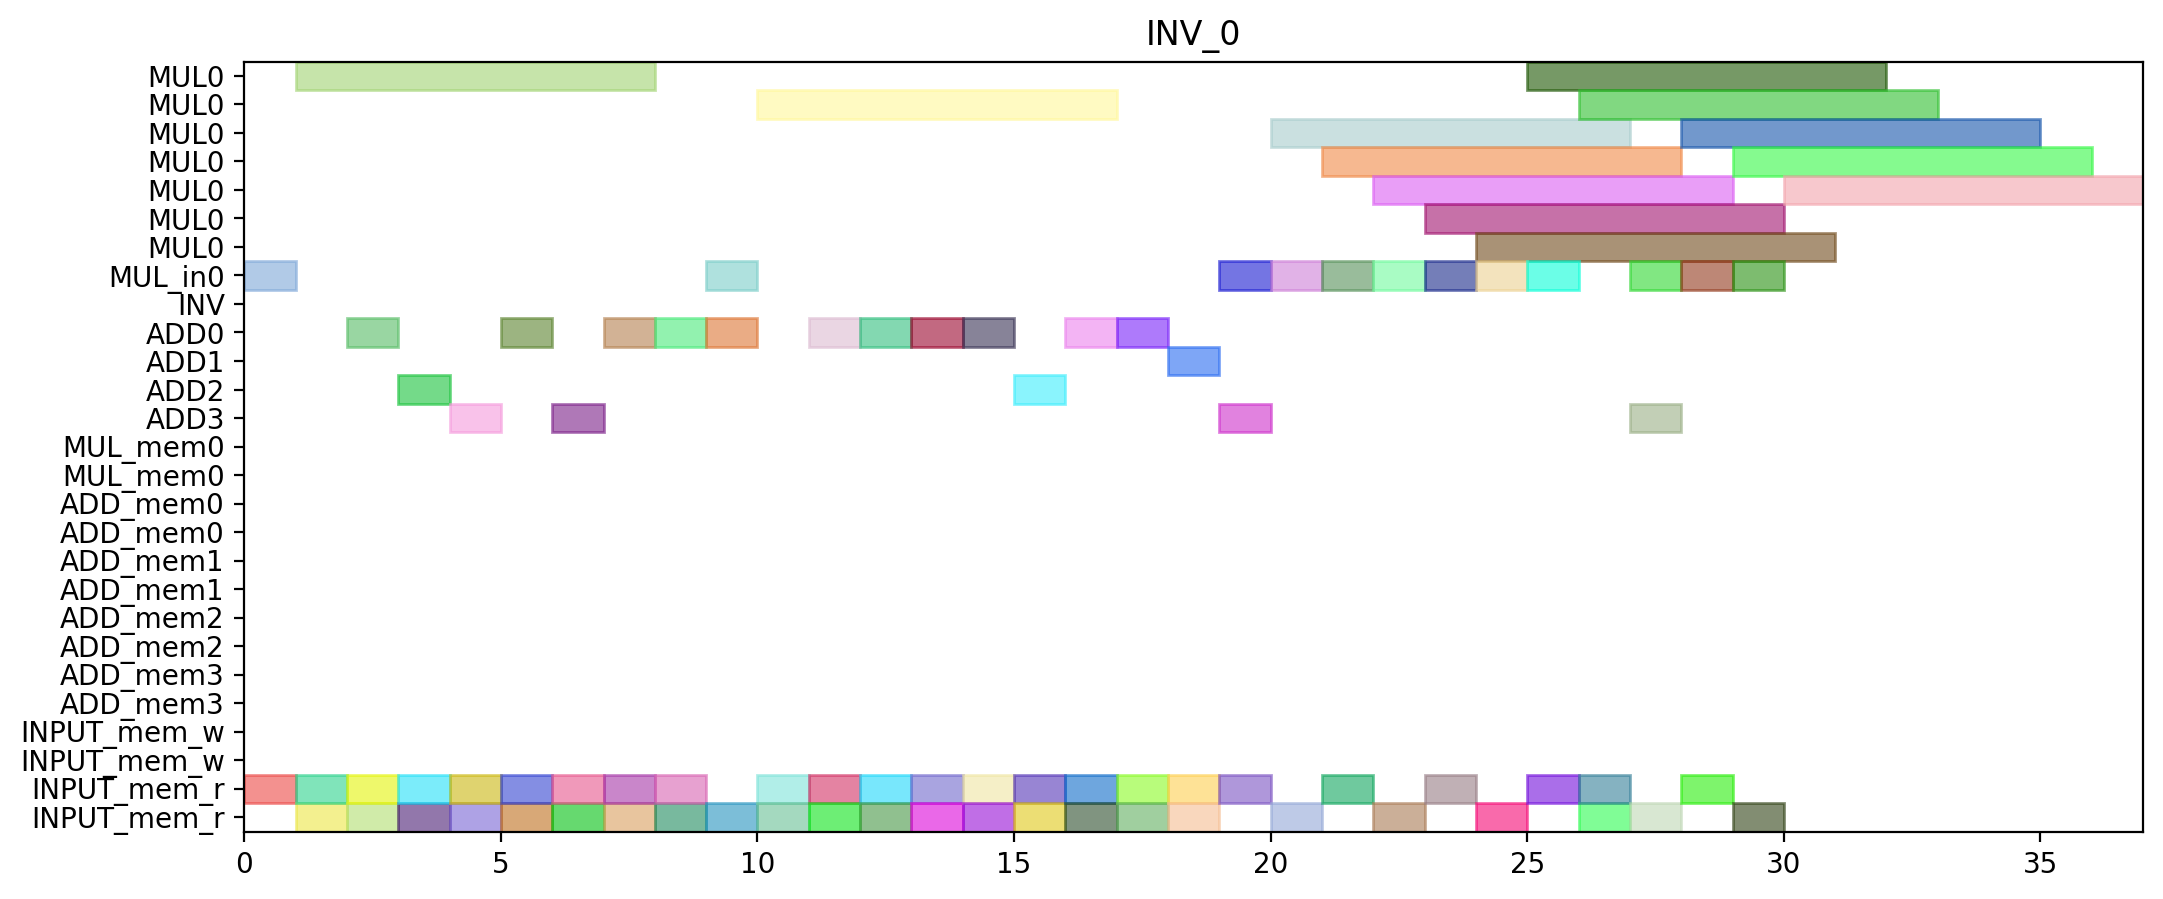

Generate this figure with Python:
from pyschedule import Scenario, solvers, plotters, alt


def solve():
	horizon = 236
	S = Scenario("INV_0", horizon=horizon)

	# resource
	MUL = S.Resources('MUL', num=1, size=7)
	MUL_in = S.Resources('MUL_in', num=1)
	INV = S.Resource('INV')
	ADD = S.Resources('ADD', num=4, periods=range(1, horizon))
	MUL_mem = S.Resources('MUL_mem', num=1, size=2)
	ADD_mem = S.Resources('ADD_mem', num=4, size=2)
	INPUT_mem_w = S.Resource('INPUT_mem_w', size=2)
	INPUT_mem_r = S.Resource('INPUT_mem_r', size=2)

	# result of previous scheduling

	# new tasks
	c_aa_t0_t0_t0_in = S.Task('c_aa_t0_t0_t0_in', length=1, delay_cost=1)
	c_aa_t0_t0_t0_in += alt(MUL_in)
	c_aa_t0_t0_t0 = S.Task('c_aa_t0_t0_t0', length=7, delay_cost=1)
	c_aa_t0_t0_t0 += alt(MUL)
	S += c_aa_t0_t0_t0>=c_aa_t0_t0_t0_in

	c_aa_t0_t0_t0_mem0 = S.Task('c_aa_t0_t0_t0_mem0', length=1, delay_cost=1)
	c_aa_t0_t0_t0_mem0 += INPUT_mem_r
	S += c_aa_t0_t0_t0_mem0 <= c_aa_t0_t0_t0

	c_aa_t0_t0_t1_in = S.Task('c_aa_t0_t0_t1_in', length=1, delay_cost=1)
	c_aa_t0_t0_t1_in += alt(MUL_in)
	c_aa_t0_t0_t1 = S.Task('c_aa_t0_t0_t1', length=7, delay_cost=1)
	c_aa_t0_t0_t1 += alt(MUL)
	S += c_aa_t0_t0_t1>=c_aa_t0_t0_t1_in

	c_aa_t0_t0_t1_mem0 = S.Task('c_aa_t0_t0_t1_mem0', length=1, delay_cost=1)
	c_aa_t0_t0_t1_mem0 += INPUT_mem_r
	S += c_aa_t0_t0_t1_mem0 <= c_aa_t0_t0_t1

	c_aa_t0_t0_t2 = S.Task('c_aa_t0_t0_t2', length=1, delay_cost=1)
	c_aa_t0_t0_t2 += alt(ADD)

	c_aa_t0_t0_t2_mem0 = S.Task('c_aa_t0_t0_t2_mem0', length=1, delay_cost=1)
	c_aa_t0_t0_t2_mem0 += INPUT_mem_r
	S += c_aa_t0_t0_t2_mem0 <= c_aa_t0_t0_t2

	c_aa_t0_t0_t2_mem1 = S.Task('c_aa_t0_t0_t2_mem1', length=1, delay_cost=1)
	c_aa_t0_t0_t2_mem1 += INPUT_mem_r
	S += c_aa_t0_t0_t2_mem1 <= c_aa_t0_t0_t2

	c_aa_t0_t0_t3 = S.Task('c_aa_t0_t0_t3', length=1, delay_cost=1)
	c_aa_t0_t0_t3 += alt(ADD)

	c_aa_t0_t0_t3_mem0 = S.Task('c_aa_t0_t0_t3_mem0', length=1, delay_cost=1)
	c_aa_t0_t0_t3_mem0 += INPUT_mem_r
	S += c_aa_t0_t0_t3_mem0 <= c_aa_t0_t0_t3

	c_aa_t0_t0_t3_mem1 = S.Task('c_aa_t0_t0_t3_mem1', length=1, delay_cost=1)
	c_aa_t0_t0_t3_mem1 += INPUT_mem_r
	S += c_aa_t0_t0_t3_mem1 <= c_aa_t0_t0_t3

	c_aa_t0_t1_t0_in = S.Task('c_aa_t0_t1_t0_in', length=1, delay_cost=1)
	c_aa_t0_t1_t0_in += alt(MUL_in)
	c_aa_t0_t1_t0 = S.Task('c_aa_t0_t1_t0', length=7, delay_cost=1)
	c_aa_t0_t1_t0 += alt(MUL)
	S += c_aa_t0_t1_t0>=c_aa_t0_t1_t0_in

	c_aa_t0_t1_t0_mem0 = S.Task('c_aa_t0_t1_t0_mem0', length=1, delay_cost=1)
	c_aa_t0_t1_t0_mem0 += INPUT_mem_r
	S += c_aa_t0_t1_t0_mem0 <= c_aa_t0_t1_t0

	c_aa_t0_t1_t1_in = S.Task('c_aa_t0_t1_t1_in', length=1, delay_cost=1)
	c_aa_t0_t1_t1_in += alt(MUL_in)
	c_aa_t0_t1_t1 = S.Task('c_aa_t0_t1_t1', length=7, delay_cost=1)
	c_aa_t0_t1_t1 += alt(MUL)
	S += c_aa_t0_t1_t1>=c_aa_t0_t1_t1_in

	c_aa_t0_t1_t1_mem0 = S.Task('c_aa_t0_t1_t1_mem0', length=1, delay_cost=1)
	c_aa_t0_t1_t1_mem0 += INPUT_mem_r
	S += c_aa_t0_t1_t1_mem0 <= c_aa_t0_t1_t1

	c_aa_t0_t1_t2 = S.Task('c_aa_t0_t1_t2', length=1, delay_cost=1)
	c_aa_t0_t1_t2 += alt(ADD)

	c_aa_t0_t1_t2_mem0 = S.Task('c_aa_t0_t1_t2_mem0', length=1, delay_cost=1)
	c_aa_t0_t1_t2_mem0 += INPUT_mem_r
	S += c_aa_t0_t1_t2_mem0 <= c_aa_t0_t1_t2

	c_aa_t0_t1_t2_mem1 = S.Task('c_aa_t0_t1_t2_mem1', length=1, delay_cost=1)
	c_aa_t0_t1_t2_mem1 += INPUT_mem_r
	S += c_aa_t0_t1_t2_mem1 <= c_aa_t0_t1_t2

	c_aa_t0_t1_t3 = S.Task('c_aa_t0_t1_t3', length=1, delay_cost=1)
	c_aa_t0_t1_t3 += alt(ADD)

	c_aa_t0_t1_t3_mem0 = S.Task('c_aa_t0_t1_t3_mem0', length=1, delay_cost=1)
	c_aa_t0_t1_t3_mem0 += INPUT_mem_r
	S += c_aa_t0_t1_t3_mem0 <= c_aa_t0_t1_t3

	c_aa_t0_t1_t3_mem1 = S.Task('c_aa_t0_t1_t3_mem1', length=1, delay_cost=1)
	c_aa_t0_t1_t3_mem1 += INPUT_mem_r
	S += c_aa_t0_t1_t3_mem1 <= c_aa_t0_t1_t3

	c_aa_t0_t20 = S.Task('c_aa_t0_t20', length=1, delay_cost=1)
	c_aa_t0_t20 += alt(ADD)

	c_aa_t0_t20_mem0 = S.Task('c_aa_t0_t20_mem0', length=1, delay_cost=1)
	c_aa_t0_t20_mem0 += INPUT_mem_r
	S += c_aa_t0_t20_mem0 <= c_aa_t0_t20

	c_aa_t0_t20_mem1 = S.Task('c_aa_t0_t20_mem1', length=1, delay_cost=1)
	c_aa_t0_t20_mem1 += INPUT_mem_r
	S += c_aa_t0_t20_mem1 <= c_aa_t0_t20

	c_aa_t0_t21 = S.Task('c_aa_t0_t21', length=1, delay_cost=1)
	c_aa_t0_t21 += alt(ADD)

	c_aa_t0_t21_mem0 = S.Task('c_aa_t0_t21_mem0', length=1, delay_cost=1)
	c_aa_t0_t21_mem0 += INPUT_mem_r
	S += c_aa_t0_t21_mem0 <= c_aa_t0_t21

	c_aa_t0_t21_mem1 = S.Task('c_aa_t0_t21_mem1', length=1, delay_cost=1)
	c_aa_t0_t21_mem1 += INPUT_mem_r
	S += c_aa_t0_t21_mem1 <= c_aa_t0_t21

	c_aa_t0_t30 = S.Task('c_aa_t0_t30', length=1, delay_cost=1)
	c_aa_t0_t30 += alt(ADD)

	c_aa_t0_t30_mem0 = S.Task('c_aa_t0_t30_mem0', length=1, delay_cost=1)
	c_aa_t0_t30_mem0 += INPUT_mem_r
	S += c_aa_t0_t30_mem0 <= c_aa_t0_t30

	c_aa_t0_t30_mem1 = S.Task('c_aa_t0_t30_mem1', length=1, delay_cost=1)
	c_aa_t0_t30_mem1 += INPUT_mem_r
	S += c_aa_t0_t30_mem1 <= c_aa_t0_t30

	c_aa_t0_t31 = S.Task('c_aa_t0_t31', length=1, delay_cost=1)
	c_aa_t0_t31 += alt(ADD)

	c_aa_t0_t31_mem0 = S.Task('c_aa_t0_t31_mem0', length=1, delay_cost=1)
	c_aa_t0_t31_mem0 += INPUT_mem_r
	S += c_aa_t0_t31_mem0 <= c_aa_t0_t31

	c_aa_t0_t31_mem1 = S.Task('c_aa_t0_t31_mem1', length=1, delay_cost=1)
	c_aa_t0_t31_mem1 += INPUT_mem_r
	S += c_aa_t0_t31_mem1 <= c_aa_t0_t31

	c_aa_t1_t0_t0_in = S.Task('c_aa_t1_t0_t0_in', length=1, delay_cost=1)
	c_aa_t1_t0_t0_in += alt(MUL_in)
	c_aa_t1_t0_t0 = S.Task('c_aa_t1_t0_t0', length=7, delay_cost=1)
	c_aa_t1_t0_t0 += alt(MUL)
	S += c_aa_t1_t0_t0>=c_aa_t1_t0_t0_in

	c_aa_t1_t0_t0_mem0 = S.Task('c_aa_t1_t0_t0_mem0', length=1, delay_cost=1)
	c_aa_t1_t0_t0_mem0 += INPUT_mem_r
	S += c_aa_t1_t0_t0_mem0 <= c_aa_t1_t0_t0

	c_aa_t1_t0_t1_in = S.Task('c_aa_t1_t0_t1_in', length=1, delay_cost=1)
	c_aa_t1_t0_t1_in += alt(MUL_in)
	c_aa_t1_t0_t1 = S.Task('c_aa_t1_t0_t1', length=7, delay_cost=1)
	c_aa_t1_t0_t1 += alt(MUL)
	S += c_aa_t1_t0_t1>=c_aa_t1_t0_t1_in

	c_aa_t1_t0_t1_mem0 = S.Task('c_aa_t1_t0_t1_mem0', length=1, delay_cost=1)
	c_aa_t1_t0_t1_mem0 += INPUT_mem_r
	S += c_aa_t1_t0_t1_mem0 <= c_aa_t1_t0_t1

	c_aa_t1_t0_t2 = S.Task('c_aa_t1_t0_t2', length=1, delay_cost=1)
	c_aa_t1_t0_t2 += alt(ADD)

	c_aa_t1_t0_t2_mem0 = S.Task('c_aa_t1_t0_t2_mem0', length=1, delay_cost=1)
	c_aa_t1_t0_t2_mem0 += INPUT_mem_r
	S += c_aa_t1_t0_t2_mem0 <= c_aa_t1_t0_t2

	c_aa_t1_t0_t2_mem1 = S.Task('c_aa_t1_t0_t2_mem1', length=1, delay_cost=1)
	c_aa_t1_t0_t2_mem1 += INPUT_mem_r
	S += c_aa_t1_t0_t2_mem1 <= c_aa_t1_t0_t2

	c_aa_t1_t0_t3 = S.Task('c_aa_t1_t0_t3', length=1, delay_cost=1)
	c_aa_t1_t0_t3 += alt(ADD)

	c_aa_t1_t0_t3_mem0 = S.Task('c_aa_t1_t0_t3_mem0', length=1, delay_cost=1)
	c_aa_t1_t0_t3_mem0 += INPUT_mem_r
	S += c_aa_t1_t0_t3_mem0 <= c_aa_t1_t0_t3

	c_aa_t1_t0_t3_mem1 = S.Task('c_aa_t1_t0_t3_mem1', length=1, delay_cost=1)
	c_aa_t1_t0_t3_mem1 += INPUT_mem_r
	S += c_aa_t1_t0_t3_mem1 <= c_aa_t1_t0_t3

	c_aa_t1_t1_t0_in = S.Task('c_aa_t1_t1_t0_in', length=1, delay_cost=1)
	c_aa_t1_t1_t0_in += alt(MUL_in)
	c_aa_t1_t1_t0 = S.Task('c_aa_t1_t1_t0', length=7, delay_cost=1)
	c_aa_t1_t1_t0 += alt(MUL)
	S += c_aa_t1_t1_t0>=c_aa_t1_t1_t0_in

	c_aa_t1_t1_t0_mem0 = S.Task('c_aa_t1_t1_t0_mem0', length=1, delay_cost=1)
	c_aa_t1_t1_t0_mem0 += INPUT_mem_r
	S += c_aa_t1_t1_t0_mem0 <= c_aa_t1_t1_t0

	c_aa_t1_t1_t1_in = S.Task('c_aa_t1_t1_t1_in', length=1, delay_cost=1)
	c_aa_t1_t1_t1_in += alt(MUL_in)
	c_aa_t1_t1_t1 = S.Task('c_aa_t1_t1_t1', length=7, delay_cost=1)
	c_aa_t1_t1_t1 += alt(MUL)
	S += c_aa_t1_t1_t1>=c_aa_t1_t1_t1_in

	c_aa_t1_t1_t1_mem0 = S.Task('c_aa_t1_t1_t1_mem0', length=1, delay_cost=1)
	c_aa_t1_t1_t1_mem0 += INPUT_mem_r
	S += c_aa_t1_t1_t1_mem0 <= c_aa_t1_t1_t1

	c_aa_t1_t1_t2 = S.Task('c_aa_t1_t1_t2', length=1, delay_cost=1)
	c_aa_t1_t1_t2 += alt(ADD)

	c_aa_t1_t1_t2_mem0 = S.Task('c_aa_t1_t1_t2_mem0', length=1, delay_cost=1)
	c_aa_t1_t1_t2_mem0 += INPUT_mem_r
	S += c_aa_t1_t1_t2_mem0 <= c_aa_t1_t1_t2

	c_aa_t1_t1_t2_mem1 = S.Task('c_aa_t1_t1_t2_mem1', length=1, delay_cost=1)
	c_aa_t1_t1_t2_mem1 += INPUT_mem_r
	S += c_aa_t1_t1_t2_mem1 <= c_aa_t1_t1_t2

	c_aa_t1_t1_t3 = S.Task('c_aa_t1_t1_t3', length=1, delay_cost=1)
	c_aa_t1_t1_t3 += alt(ADD)

	c_aa_t1_t1_t3_mem0 = S.Task('c_aa_t1_t1_t3_mem0', length=1, delay_cost=1)
	c_aa_t1_t1_t3_mem0 += INPUT_mem_r
	S += c_aa_t1_t1_t3_mem0 <= c_aa_t1_t1_t3

	c_aa_t1_t1_t3_mem1 = S.Task('c_aa_t1_t1_t3_mem1', length=1, delay_cost=1)
	c_aa_t1_t1_t3_mem1 += INPUT_mem_r
	S += c_aa_t1_t1_t3_mem1 <= c_aa_t1_t1_t3

	c_aa_t1_t20 = S.Task('c_aa_t1_t20', length=1, delay_cost=1)
	c_aa_t1_t20 += alt(ADD)

	c_aa_t1_t20_mem0 = S.Task('c_aa_t1_t20_mem0', length=1, delay_cost=1)
	c_aa_t1_t20_mem0 += INPUT_mem_r
	S += c_aa_t1_t20_mem0 <= c_aa_t1_t20

	c_aa_t1_t20_mem1 = S.Task('c_aa_t1_t20_mem1', length=1, delay_cost=1)
	c_aa_t1_t20_mem1 += INPUT_mem_r
	S += c_aa_t1_t20_mem1 <= c_aa_t1_t20

	c_aa_t1_t21 = S.Task('c_aa_t1_t21', length=1, delay_cost=1)
	c_aa_t1_t21 += alt(ADD)

	c_aa_t1_t21_mem0 = S.Task('c_aa_t1_t21_mem0', length=1, delay_cost=1)
	c_aa_t1_t21_mem0 += INPUT_mem_r
	S += c_aa_t1_t21_mem0 <= c_aa_t1_t21

	c_aa_t1_t21_mem1 = S.Task('c_aa_t1_t21_mem1', length=1, delay_cost=1)
	c_aa_t1_t21_mem1 += INPUT_mem_r
	S += c_aa_t1_t21_mem1 <= c_aa_t1_t21

	c_aa_t1_t30 = S.Task('c_aa_t1_t30', length=1, delay_cost=1)
	c_aa_t1_t30 += alt(ADD)

	c_aa_t1_t30_mem0 = S.Task('c_aa_t1_t30_mem0', length=1, delay_cost=1)
	c_aa_t1_t30_mem0 += INPUT_mem_r
	S += c_aa_t1_t30_mem0 <= c_aa_t1_t30

	c_aa_t1_t30_mem1 = S.Task('c_aa_t1_t30_mem1', length=1, delay_cost=1)
	c_aa_t1_t30_mem1 += INPUT_mem_r
	S += c_aa_t1_t30_mem1 <= c_aa_t1_t30

	c_aa_t1_t31 = S.Task('c_aa_t1_t31', length=1, delay_cost=1)
	c_aa_t1_t31 += alt(ADD)

	c_aa_t1_t31_mem0 = S.Task('c_aa_t1_t31_mem0', length=1, delay_cost=1)
	c_aa_t1_t31_mem0 += INPUT_mem_r
	S += c_aa_t1_t31_mem0 <= c_aa_t1_t31

	c_aa_t1_t31_mem1 = S.Task('c_aa_t1_t31_mem1', length=1, delay_cost=1)
	c_aa_t1_t31_mem1 += INPUT_mem_r
	S += c_aa_t1_t31_mem1 <= c_aa_t1_t31

	c_aa_t2_t0_t0_in = S.Task('c_aa_t2_t0_t0_in', length=1, delay_cost=1)
	c_aa_t2_t0_t0_in += alt(MUL_in)
	c_aa_t2_t0_t0 = S.Task('c_aa_t2_t0_t0', length=7, delay_cost=1)
	c_aa_t2_t0_t0 += alt(MUL)
	S += c_aa_t2_t0_t0>=c_aa_t2_t0_t0_in

	c_aa_t2_t0_t0_mem0 = S.Task('c_aa_t2_t0_t0_mem0', length=1, delay_cost=1)
	c_aa_t2_t0_t0_mem0 += INPUT_mem_r
	S += c_aa_t2_t0_t0_mem0 <= c_aa_t2_t0_t0

	c_aa_t2_t0_t1_in = S.Task('c_aa_t2_t0_t1_in', length=1, delay_cost=1)
	c_aa_t2_t0_t1_in += alt(MUL_in)
	c_aa_t2_t0_t1 = S.Task('c_aa_t2_t0_t1', length=7, delay_cost=1)
	c_aa_t2_t0_t1 += alt(MUL)
	S += c_aa_t2_t0_t1>=c_aa_t2_t0_t1_in

	c_aa_t2_t0_t1_mem0 = S.Task('c_aa_t2_t0_t1_mem0', length=1, delay_cost=1)
	c_aa_t2_t0_t1_mem0 += INPUT_mem_r
	S += c_aa_t2_t0_t1_mem0 <= c_aa_t2_t0_t1

	c_aa_t2_t0_t2 = S.Task('c_aa_t2_t0_t2', length=1, delay_cost=1)
	c_aa_t2_t0_t2 += alt(ADD)

	c_aa_t2_t0_t2_mem0 = S.Task('c_aa_t2_t0_t2_mem0', length=1, delay_cost=1)
	c_aa_t2_t0_t2_mem0 += INPUT_mem_r
	S += c_aa_t2_t0_t2_mem0 <= c_aa_t2_t0_t2

	c_aa_t2_t0_t2_mem1 = S.Task('c_aa_t2_t0_t2_mem1', length=1, delay_cost=1)
	c_aa_t2_t0_t2_mem1 += INPUT_mem_r
	S += c_aa_t2_t0_t2_mem1 <= c_aa_t2_t0_t2

	c_aa_t2_t0_t3 = S.Task('c_aa_t2_t0_t3', length=1, delay_cost=1)
	c_aa_t2_t0_t3 += alt(ADD)

	c_aa_t2_t0_t3_mem0 = S.Task('c_aa_t2_t0_t3_mem0', length=1, delay_cost=1)
	c_aa_t2_t0_t3_mem0 += INPUT_mem_r
	S += c_aa_t2_t0_t3_mem0 <= c_aa_t2_t0_t3

	c_aa_t2_t0_t3_mem1 = S.Task('c_aa_t2_t0_t3_mem1', length=1, delay_cost=1)
	c_aa_t2_t0_t3_mem1 += INPUT_mem_r
	S += c_aa_t2_t0_t3_mem1 <= c_aa_t2_t0_t3

	c_aa_t2_t1_t0_in = S.Task('c_aa_t2_t1_t0_in', length=1, delay_cost=1)
	c_aa_t2_t1_t0_in += alt(MUL_in)
	c_aa_t2_t1_t0 = S.Task('c_aa_t2_t1_t0', length=7, delay_cost=1)
	c_aa_t2_t1_t0 += alt(MUL)
	S += c_aa_t2_t1_t0>=c_aa_t2_t1_t0_in

	c_aa_t2_t1_t0_mem0 = S.Task('c_aa_t2_t1_t0_mem0', length=1, delay_cost=1)
	c_aa_t2_t1_t0_mem0 += INPUT_mem_r
	S += c_aa_t2_t1_t0_mem0 <= c_aa_t2_t1_t0

	c_aa_t2_t1_t1_in = S.Task('c_aa_t2_t1_t1_in', length=1, delay_cost=1)
	c_aa_t2_t1_t1_in += alt(MUL_in)
	c_aa_t2_t1_t1 = S.Task('c_aa_t2_t1_t1', length=7, delay_cost=1)
	c_aa_t2_t1_t1 += alt(MUL)
	S += c_aa_t2_t1_t1>=c_aa_t2_t1_t1_in

	c_aa_t2_t1_t1_mem0 = S.Task('c_aa_t2_t1_t1_mem0', length=1, delay_cost=1)
	c_aa_t2_t1_t1_mem0 += INPUT_mem_r
	S += c_aa_t2_t1_t1_mem0 <= c_aa_t2_t1_t1

	solvers.mip.solve(S,msg=1,kind='CPLEX',ratio_gap=1.01)

	solution = [['hoge']*len(S.solution()[1]) for i in range(len(S.solution()))]
	for i in range(len(S.solution())):
		for j in range(len(S.solution()[i])):
			solution[i][j]=str(S.solution()[i][j])
	print(solution)

	cycles = int(solution[-1][3])

	pic_file_name = "/mnt/rose/usr1/fukuda/pairing_automation_design2/bls24-317/scheduling/INV_mul1_add4/INV_0.png"
	if(S.solution() != []):
		plotters.matplotlib.plot(S,img_filename=pic_file_name, vertical_text=True, fig_size=(cycles*0.25+3, 5), show_task_labels=False)

	return solution
